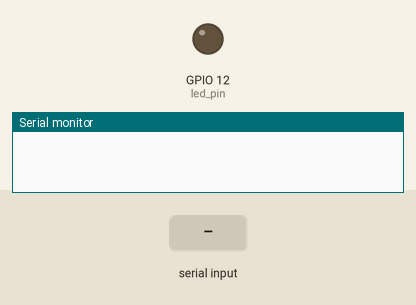
Recording of a sketch running on a simulated ESP32. Parts: output pins drawn as LEDs (lit = HIGH), the last lines printed to the serial monitor. Dashed ring = blinking. Inputs (shaded band) come from the test bench.

Above: at 0.0 s.
At 1.8 s:
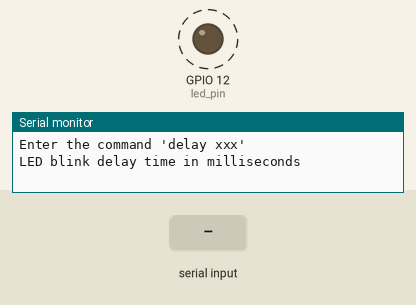
1.9 s: "90,45\n" received over Serial
4.9 s: "0\n" received over Serial
Timing chart, 0 to 13.9 s (numbered marks = the images above; inputs shaded):
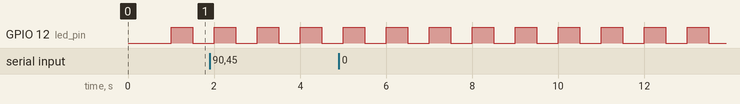

The sketch:

Queue.ino
```cpp
// Use only core 1 for demo purposes
#if CONFIG_FREERTOS_UNICORE
  static const BaseType_t app_cpu = 0;
#else
  static const BaseType_t app_cpu = 1;
#endif

// Settings
static const uint8_t buf_len = 255;     // Size of buffer to look for command
static const char command[] = "delay "; // Note the space!
static const int delay_queue_len = 5;   // Size of delay_queue
static const int msg_queue_len = 5;     // Size of msg_queue
static const uint8_t blink_max = 7;   // Num times to blink before message

// Pins (change this if your Arduino board does not have LED_BUILTIN defined)
static const int led_pin = 12;

// Message struct: used to wrap strings (not necessary, but it's useful to see
// how to use structs here)
typedef struct Message {
  char body[20];
  int count;
} Message;

// Globals
static QueueHandle_t delay_queue;
static QueueHandle_t msg_queue;

//*****************************************************************************
// Tasks

// Task: command line interface (CLI)
void doCLI(void *parameters) {

  Message rcv_msg;
  char c;
  char buf[buf_len];
  uint8_t idx = 0;
  uint8_t cmd_len = strlen(command);
  int led_delay;

  // Clear whole buffer
  memset(buf, 0, buf_len);

  // Loop forever
  while (1) {

    // See if there's a message in the queue (do not block)
    if (xQueueReceive(msg_queue, (void *)&rcv_msg, 0) == pdTRUE) {
      Serial.print(rcv_msg.body);
      Serial.println(rcv_msg.count);
    }

    // Read characters from serial
    if (Serial.available() > 0) {
      c = Serial.read();

      // Store received character to buffer if not over buffer limit
      if (idx < buf_len - 1) {
        buf[idx] = c;
        idx++;
      }

      // Print newline and check input on 'enter'
      if ((c == '\n') || (c == '\r')) {

        // Print newline to terminal
        Serial.print("\r\n");

        // Check if the first 6 characters are "delay "
        if (memcmp(buf, command, cmd_len) == 0) {

          // Convert last part to positive integer (negative int crashes)
          char* tail = buf + cmd_len;
          led_delay = atoi(tail);
          led_delay = abs(led_delay);

          // Send integer to other task via queue
          if (xQueueSend(delay_queue, (void *)&led_delay, 10) != pdTRUE) {
            Serial.println("ERROR: Could not put item on delay queue.");
          }
        }

        // Reset receive buffer and index counter
        memset(buf, 0, buf_len);
        idx = 0;

      // Otherwise, echo character back to serial terminal
      } else {
        Serial.print(c);
      }
    }
  }
}

// Task: flash LED based on delay provided, notify other task every 10 blinks
void blinkLED(void *parameters) {

  Message msg;
  int led_delay = 500;
  uint8_t counter = 0;

  // Set up pin
  pinMode(led_pin, OUTPUT);

  // Loop forever
  while (1) {

    // See if there's a message in the queue (do not block)
    if (xQueueReceive(delay_queue, (void *)&led_delay, 0) == pdTRUE) {

      // Best practice: use only one task to manage serial comms
      strcpy(msg.body, "Message received ");
      msg.count = 1;
      xQueueSend(msg_queue, (void *)&msg, 10);
    }

    // Blink
    digitalWrite(led_pin, HIGH);
    vTaskDelay(led_delay / portTICK_PERIOD_MS);
    digitalWrite(led_pin, LOW);
    vTaskDelay(led_delay / portTICK_PERIOD_MS);

    // If we've blinked 100 times, send a message to the other task
    counter++;
    if (counter >= blink_max) {

      // Construct message and send
      strcpy(msg.body, "Blinked: ");
      msg.count = counter;
      xQueueSend(msg_queue, (void *)&msg, 10);

      // Reset counter
      counter = 0;
    }
  }
}

//*****************************************************************************
// Main (runs as its own task with priority 1 on core 1)

void setup() {

  // Configure Serial
  Serial.begin(115200);


  vTaskDelay(1000 / portTICK_PERIOD_MS);
  Serial.println();
  Serial.println("Enter the command 'delay xxx' ");
  Serial.println("LED blink delay time in milliseconds");

  // Create queues
  delay_queue = xQueueCreate(delay_queue_len, sizeof(int));
  msg_queue = xQueueCreate(msg_queue_len, sizeof(Message));

  // Start CLI task
  xTaskCreatePinnedToCore(doCLI,
                          "CLI",
                          1024,
                          NULL,
                          1,
                          NULL,
                          app_cpu);

  // Start blink task
  xTaskCreatePinnedToCore(blinkLED,
                          "Blink LED",
                          1024,
                          NULL,
                          1,
                          NULL,
                          app_cpu);

  // Delete "setup and loop" task
  vTaskDelete(NULL);
}

void loop() {
  // Execution should never get here
}
```

Measured:
- by itself, GPIO 12 (led_pin): alternates HIGH for 0.50 s and LOW for 0.50 s
